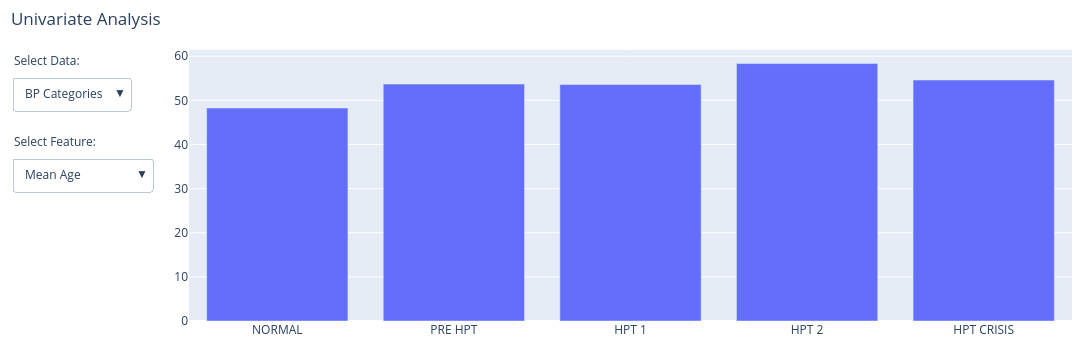

Write notebook code for a chart like this one.
### Code cell
# List of dataframes
dfs = [bp_cat_data, age_data, gender_data, fam_data, eth_data_simplified]
df_names = ['BP Categories', 'Age Ranges', 'Genders', 'Family KD', 'Ethnicities']

# Default dataframe
df = dfs[0]

# Variables
x_var = df.index
y_var = df[['Mean Age', 'Mean Height (cm)', 'Mean Weight (kg)', 'Mean BMI', 'Mean Systolic', 'Mean Diastolic']]

# Create the initial figure
plot = go.Figure()

# Add traces for each y_var
for i in y_var.columns:
    plot.add_trace(
        go.Bar(name=i, x=x_var, y=y_var[i], visible=i == 'Mean Age')
    )

# Add dropdown menus
plot.update_layout(
    updatemenus=[
        dict(
            buttons=list([
                dict(label=df_name,
                     method='update',
                     args=[{'x': [dfs[df_names.index(df_name)].index] * len(y_var.columns),
                            'y': [dfs[df_names.index(df_name)][col] for col in y_var.columns],
                            'visible': [i == y_var.columns[0] for i in y_var.columns]},
                           {'title': f'{y_var.columns[0]} by {df_name}'}])
                for df_name in df_names
            ]),
            direction='down',
            showactive=True,
            x=-0.2,
            xanchor='left',
            y=0.9,
            yanchor='top'
        ),
        dict(
            buttons=list([
                dict(label=i,
                     method='update',
                     args=[{'visible': [i == j for j in y_var.columns]},
                           {'title': f'{i} by {df_names[0]}'}])
                for i in y_var.columns
            ]),
            direction='down',
            showactive=True,
            x=-0.2,
            xanchor='left',
            y=0.6,
            yanchor='top'
        )
    ]
)

# Add annotation
plot.update_layout(
    annotations=[
        dict(text="Select Data:", showarrow=False,
             x=-0.2, xref="paper", y=1, yref="paper", align="left"),
        dict(text="Select Feature:", showarrow=False,
             x=-0.2, xref="paper", y=0.7, yref="paper", align="left")
    ],
    autosize=False,
    width=1100,
    height=350,
    margin=dict(l=20, r=20, t=50, b=20),
    title=dict(text='Univariate Analysis', x=0.01)
)

plot.show()

### Figure 1 — Plotly figure (JSON) as saved in the notebook; plotly's stock layout.template omitted (floating-point values rounded to 4 significant figures)
{"data": [{"name": "Mean Age", "type": "bar", "visible": true, "x": ["NORMAL", "PRE HPT", "HPT 1", "HPT 2", "HPT CRISIS"], "y": [48.26, 53.67, 53.57, 58.33, 54.6]}, {"name": "Mean Height (cm)", "type": "bar", "visible": false, "x": ["NORMAL", "PRE HPT", "HPT 1", "HPT 2", "HPT CRISIS"], "y": [165.7, 165.8, 165.8, 167.5, 161.8]}, {"name": "Mean Weight (kg)", "type": "bar", "visible": false, "x": ["NORMAL", "PRE HPT", "HPT 1", "HPT 2", "HPT CRISIS"], "y": [79.84, 83.43, 84.34, 86.83, 82.59]}, {"name": "Mean BMI", "type": "bar", "visible": false, "x": ["NORMAL", "PRE HPT", "HPT 1", "HPT 2", "HPT CRISIS"], "y": [29.16, 30.49, 30.81, 30.94, 31.43]}, {"name": "Mean Systolic", "type": "bar", "visible": false, "x": ["NORMAL", "PRE HPT", "HPT 1", "HPT 2", "HPT CRISIS"], "y": [123.2, 144.0, 151.2, 174.6, 202.8]}, {"name": "Mean Diastolic", "type": "bar", "visible": false, "x": ["NORMAL", "PRE HPT", "HPT 1", "HPT 2", "HPT CRISIS"], "y": [75.95, 88.72, 90.05, 98.81, 113.7]}], "layout": {"annotations": [{"align": "left", "showarrow": false, "text": "Select Data:", "x": -0.2, "xref": "paper", "y": 1, "yref": "paper"}, {"align": "left", "showarrow": false, "text": "Select Feature:", "x": -0.2, "xref": "paper", "y": 0.7, "yref": "paper"}], "autosize": false, "height": 350, "margin": {"b": 20, "l": 20, "r": 20, "t": 50}, "title": {"text": "Univariate Analysis", "x": 0.01}, "updatemenus": [{"buttons": [{"args": [{"visible": [true, false, false, false, false, false], "x": [["NORMAL", "PRE HPT", "HPT 1", "HPT 2", "HPT CRISIS"], ["NORMAL", "PRE HPT", "HPT 1", "HPT 2", "HPT CRISIS"], ["NORMAL", "PRE HPT", "HPT 1", "HPT 2", "HPT CRISIS"], ["NORMAL", "PRE HPT", "HPT 1", "HPT 2", "HPT CRISIS"], ["NORMAL", "PRE HPT", "HPT 1", "HPT 2", "HPT CRISIS"], ["NORMAL", "PRE HPT", "HPT 1", "HPT 2", "HPT CRISIS"]], "y": [[48.26, 53.67, 53.57, 58.33, 54.6], [165.7, 165.8, 165.8, 167.5, 161.8], [79.84, 83.43, 84.34, 86.83, 82.59], [29.16, 30.49, 30.81, 30.94, 31.43], [123.2, 144.0, 151.2, 174.6, 202.8], [75.95, 88.72, 90.05, 98.81, 113.7]]}, {"title": "Mean Age by BP Categories"}], "label": "BP Categories", "method": "update"}, {"args": [{"visible": [true, false, false, false, false, false], "x": [["<25", "25-40", "41-55", "56-70", ">70"], ["<25", "25-40", "41-55", "56-70", ">70"], ["<25", "25-40", "41-55", "56-70", ">70"], ["<25", "25-40", "41-55", "56-70", ">70"], ["<25", "25-40", "41-55", "56-70", ">70"], ["<25", "25-40", "41-55", "56-70", ">70"]], "y": [[21.8, 33.32, 48.45, 61.02, 76.71], [168.8, 167.1, 166.1, 165.1, 163.0], [74.43, 79.95, 84.44, 81.79, 78.17], [26.11, 28.7, 30.67, 30.15, 29.56], [126.4, 127.7, 136.4, 139.5, 145.9], [75.19, 80.11, 83.81, 84.2, 81.03]]}, {"title": "Mean Age by Age Ranges"}], "label": "Age Ranges", "method": "update"}, {"args": [{"visible": [true, false, false, false, false, false], "x": [["Female", "Male"], ["Female", "Male"], ["Female", "Male"], ["Female", "Male"], ["Female", "Male"], ["Female", "Male"]], "y": [[51.2, 50.52], [165.6, 166.1], [81.31, 82.43], [29.74, 29.97], [136.8, 135.5], [82.57, 82.8]]}, {"title": "Mean Age by Genders"}], "label": "Genders", "method": "update"}, {"args": [{"visible": [true, false, false, false, false, false], "x": [["Definitely not", "Definitely yes", "Not sure"], ["Definitely not", "Definitely yes", "Not sure"], ["Definitely not", "Definitely yes", "Not sure"], ["Definitely not", "Definitely yes", "Not sure"], ["Definitely not", "Definitely yes", "Not sure"], ["Definitely not", "Definitely yes", "Not sure"]], "y": [[50.55, 50.8, 51.35], [165.4, 166.4, 166.3], [81.09, 80.62, 82.78], [29.72, 29.09, 30.06], [134.6, 135.8, 138.2], [82.09, 81.42, 83.5]]}, {"title": "Mean Age by Family KD"}], "label": "Family KD", "method": "update"}, {"args": [{"visible": [true, false, false, false, false, false], "x": [["Asian other", "Black", "Mixed", "Other", "South Asian", "White"], ["Asian other", "Black", "Mixed", "Other", "South Asian", "White"], ["Asian other", "Black", "Mixed", "Other", "South Asian", "White"], ["Asian other", "Black", "Mixed", "Other", "South Asian", "White"], ["Asian other", "Black", "Mixed", "Other", "South Asian", "White"], ["Asian other", "Black", "Mixed", "Other", "South Asian", "White"]], "y": [[50.09, 50.88, 56.42, 53.28, 52.01, 47.23], [168.3, 165.8, 163.3, 170.9, 168.5, 164.0], [84.01, 81.55, 82.89, 97.35, 82.23, 82.64], [29.66, 29.75, 31.05, 33.1, 29.08, 30.78], [129.0, 136.2, 140.8, 133.2, 141.3, 134.2], [78.87, 82.66, 82.67, 82.25, 84.91, 83.06]]}, {"title": "Mean Age by Ethnicities"}], "label": "Ethnicities", "method": "update"}], "direction": "down", "showactive": true, "x": -0.2, "xanchor": "left", "y": 0.9, "yanchor": "top"}, {"buttons": [{"args": [{"visible": [true, false, false, false, false, false]}, {"title": "Mean Age by BP Categories"}], "label": "Mean Age", "method": "update"}, {"args": [{"visible": [false, true, false, false, false, false]}, {"title": "Mean Height (cm) by BP Categories"}], "label": "Mean Height (cm)", "method": "update"}, {"args": [{"visible": [false, false, true, false, false, false]}, {"title": "Mean Weight (kg) by BP Categories"}], "label": "Mean Weight (kg)", "method": "update"}, {"args": [{"visible": [false, false, false, true, false, false]}, {"title": "Mean BMI by BP Categories"}], "label": "Mean BMI", "method": "update"}, {"args": [{"visible": [false, false, false, false, true, false]}, {"title": "Mean Systolic by BP Categories"}], "label": "Mean Systolic", "method": "update"}, {"args": [{"visible": [false, false, false, false, false, true]}, {"title": "Mean Diastolic by BP Categories"}], "label": "Mean Diastolic", "method": "update"}], "direction": "down", "showactive": true, "x": -0.2, "xanchor": "left", "y": 0.6, "yanchor": "top"}], "width": 1100}}
